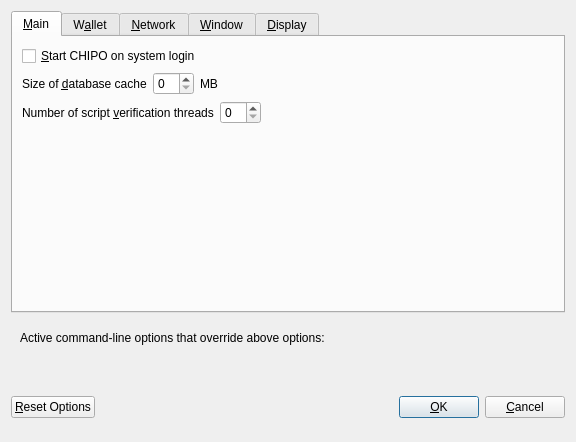
<?xml version="1.0" encoding="UTF-8"?>
<ui version="4.0">
 <class>OptionsDialog</class>
 <widget class="QDialog" name="OptionsDialog">
  <property name="geometry">
   <rect>
    <x>0</x>
    <y>0</y>
    <width>576</width>
    <height>442</height>
   </rect>
  </property>
  <property name="windowTitle">
   <string>Options</string>
  </property>
  <property name="modal">
   <bool>true</bool>
  </property>
  <layout class="QVBoxLayout" name="verticalLayout">
   <item>
    <widget class="QTabWidget" name="tabWidget">
     <property name="currentIndex">
      <number>0</number>
     </property>
     <widget class="QWidget" name="tabMain">
      <attribute name="title">
       <string>&amp;Main</string>
      </attribute>
      <layout class="QVBoxLayout" name="verticalLayout_Main">
       <item>
        <widget class="QCheckBox" name="bitcoinAtStartup">
         <property name="toolTip">
          <string>Automatically start CHIPO after logging in to the system.</string>
         </property>
         <property name="text">
          <string>&amp;Start CHIPO on system login</string>
         </property>
        </widget>
       </item>
       <item>
        <layout class="QHBoxLayout" name="horizontalLayout_2_Main">
         <item>
          <widget class="QLabel" name="databaseCacheLabel">
           <property name="text">
            <string>Size of &amp;database cache</string>
           </property>
           <property name="textFormat">
            <enum>Qt::PlainText</enum>
           </property>
           <property name="buddy">
            <cstring>databaseCache</cstring>
           </property>
          </widget>
         </item>
         <item>
          <widget class="QSpinBox" name="databaseCache"/>
         </item>
         <item>
          <widget class="QLabel" name="databaseCacheUnitLabel">
           <property name="text">
            <string>MB</string>
           </property>
           <property name="textFormat">
            <enum>Qt::PlainText</enum>
           </property>
          </widget>
         </item>
         <item>
          <spacer name="horizontalSpacer_2_Main">
           <property name="orientation">
            <enum>Qt::Horizontal</enum>
           </property>
           <property name="sizeHint" stdset="0">
            <size>
             <width>40</width>
             <height>20</height>
            </size>
           </property>
          </spacer>
         </item>
        </layout>
       </item>
       <item>
        <layout class="QHBoxLayout" name="horizontalLayout_3_Main">
         <item>
          <widget class="QLabel" name="threadsScriptVerifLabel">
           <property name="text">
            <string>Number of script &amp;verification threads</string>
           </property>
           <property name="textFormat">
            <enum>Qt::PlainText</enum>
           </property>
           <property name="buddy">
            <cstring>threadsScriptVerif</cstring>
           </property>
          </widget>
         </item>
         <item>
          <widget class="QSpinBox" name="threadsScriptVerif">
           <property name="toolTip">
            <string>(0 = auto, &lt;0 = leave that many cores free)</string>
           </property>
          </widget>
         </item>
         <item>
          <spacer name="horizontalSpacer_3_Main">
           <property name="orientation">
            <enum>Qt::Horizontal</enum>
           </property>
           <property name="sizeHint" stdset="0">
            <size>
             <width>40</width>
             <height>20</height>
            </size>
           </property>
          </spacer>
         </item>
        </layout>
       </item>
       <item>
        <spacer name="verticalSpacer_2">
         <property name="orientation">
          <enum>Qt::Vertical</enum>
         </property>
         <property name="sizeHint" stdset="0">
          <size>
           <width>20</width>
           <height>40</height>
          </size>
         </property>
        </spacer>
       </item>
       <!--<item>-->
        <!--<widget class="QCheckBox" name="checkBoxZeromintEnable">-->
         <!--<property name="toolTip">-->
          <!--<string>Enable automatic minting of MTNS units to zMTNS</string>-->
         <!--</property>-->
         <!--<property name="layoutDirection">-->
          <!--<enum>Qt::LeftToRight</enum>-->
         <!--</property>-->
         <!--<property name="text">-->
          <!--<string>Enable zMTNS Automint</string>-->
         <!--</property>-->
        <!--</widget>-->
       <!--</item>-->
       <!--<item>-->
        <!--<layout class="QHBoxLayout" name="horizontalLayout_3">-->
         <!--<item>-->
          <!--<widget class="QLabel" name="percentage_label">-->
           <!--<property name="toolTip">-->
            <!--<string>Percentage of incoming MTNS which get automatically converted to zMTNS via Zerocoin Protocol (min: 10%)</string>-->
           <!--</property>-->
           <!--<property name="text">-->
            <!--<string>Percentage of autominted zMTNS</string>-->
           <!--</property>-->
          <!--</widget>-->
         <!--</item>-->
         <!--<item>-->
          <!--<widget class="QSpinBox" name="zeromintPercentage">-->
           <!--<property name="minimum">-->
            <!--<number>1</number>-->
           <!--</property>-->
           <!--<property name="maximum">-->
            <!--<number>100</number>-->
           <!--</property>-->
          <!--</widget>-->
         <!--</item>-->
        <!--</layout>-->
       <!--</item>-->
       <!--<item>-->
        <!--<layout class="QHBoxLayout" name="horizontalLayout" stretch="0,0">-->
         <!--<property name="sizeConstraint">-->
          <!--<enum>QLayout::SetFixedSize</enum>-->
         <!--</property>-->
         <!--<item>-->
          <!--<widget class="QLabel" name="labelPreferredDenom">-->
           <!--<property name="maximumSize">-->
            <!--<size>-->
             <!--<width>16777215</width>-->
             <!--<height>16777215</height>-->
            <!--</size>-->
           <!--</property>-->
           <!--<property name="toolTip">-->
            <!--<string>Wait with automatic conversion to Zerocoin until enough MTNS for this denomination is available</string>-->
           <!--</property>-->
           <!--<property name="text">-->
            <!--<string>Preferred Automint zMTNS Denomination</string>-->
           <!--</property>-->
          <!--</widget>-->
         <!--</item>-->
         <!--<item>-->
          <!--<widget class="QComboBox" name="preferredDenom">-->
           <!--<property name="maximumSize">-->
            <!--<size>-->
             <!--<width>16777215</width>-->
             <!--<height>27</height>-->
            <!--</size>-->
           <!--</property>-->
           <!--<property name="toolTip">-->
            <!--<string>Wait with automatic conversion to Zerocoin until enough MTNS for this denomination is available</string>-->
           <!--</property>-->
           <!--<property name="maxVisibleItems">-->
            <!--<number>9</number>-->
           <!--</property>-->
           <!--<property name="maxCount">-->
            <!--<number>9</number>-->
           <!--</property>-->
          <!--</widget>-->
         <!--</item>-->
        <!--</layout>-->
       <!--</item>-->
      </layout>
     </widget>
     <widget class="QWidget" name="tabWallet">
      <attribute name="title">
       <string>W&amp;allet</string>
      </attribute>
      <layout class="QVBoxLayout" name="verticalLayout_Wallet">
       <item>
        <layout class="QHBoxLayout" name="horizontalLayout_2_Wallet">
         <item>
          <widget class="QLabel" name="labelStakeSplitThresholdText">
           <property name="text">
            <string>Stake split threshold:</string>
           </property>
          </widget>
         </item>
         <item>
          <widget class="QSpinBox" name="spinBoxStakeSplitThreshold">
           <property name="minimum">
            <number>1</number>
           </property>
           <property name="maximum">
            <number>999999</number>
           </property>
          </widget>
         </item>
        </layout>
       </item>
       <item>
        <widget class="QGroupBox" name="groupBox">
         <property name="title">
          <string>Expert</string>
         </property>
         <layout class="QVBoxLayout" name="verticalLayout_2">
          <item>
           <widget class="QCheckBox" name="coinControlFeatures">
            <property name="toolTip">
             <string>Whether to show coin control features or not.</string>
            </property>
            <property name="text">
             <string>Enable coin &amp;control features</string>
            </property>
           </widget>
          </item>
          <item>
           <widget class="QCheckBox" name="showMasternodesTab">
            <property name="toolTip">
             <string>Show additional tab listing all your masternodes in first sub-tab&lt;br/&gt;and all masternodes on the network in second sub-tab.</string>
            </property>
            <property name="text">
             <string>Show Masternodes Tab</string>
            </property>
           </widget>
          </item>
          <item>
           <widget class="QCheckBox" name="spendZeroConfChange">
            <property name="toolTip">
             <string>If you disable the spending of unconfirmed change, the change from a transaction&lt;br/&gt;cannot be used until that transaction has at least one confirmation.&lt;br/&gt;This also affects how your balance is computed.</string>
            </property>
            <property name="text">
             <string>&amp;Spend unconfirmed change</string>
            </property>
           </widget>
          </item>
         </layout>
        </widget>
       </item>
       <item>
        <spacer name="verticalSpacer_Wallet">
         <property name="orientation">
          <enum>Qt::Vertical</enum>
         </property>
         <property name="sizeHint" stdset="0">
          <size>
           <width>20</width>
           <height>40</height>
          </size>
         </property>
        </spacer>
       </item>
      </layout>
     </widget>
     <widget class="QWidget" name="tabNetwork">
      <attribute name="title">
       <string>&amp;Network</string>
      </attribute>
      <layout class="QVBoxLayout" name="verticalLayout_Network">
       <item>
        <widget class="QCheckBox" name="mapPortUpnp">
         <property name="toolTip">
          <string>Automatically open the CHIPO client port on the router. This only works when your router supports UPnP and it is enabled.</string>
         </property>
         <property name="text">
          <string>Map port using &amp;UPnP</string>
         </property>
        </widget>
       </item>
       <item>
        <widget class="QCheckBox" name="allowIncoming">
         <property name="toolTip">
          <string>Accept connections from outside</string>
         </property>
         <property name="text">
          <string>Allow incoming connections</string>
         </property>
        </widget>
       </item>
       <item>
        <widget class="QCheckBox" name="connectSocks">
         <property name="toolTip">
          <string>Connect to the CHIPO network through a SOCKS5 proxy.</string>
         </property>
         <property name="text">
          <string>&amp;Connect through SOCKS5 proxy (default proxy):</string>
         </property>
        </widget>
       </item>
       <item>
        <layout class="QHBoxLayout" name="horizontalLayout_1_Network">
         <item>
          <widget class="QLabel" name="proxyIpLabel">
           <property name="text">
            <string>Proxy &amp;IP:</string>
           </property>
           <property name="textFormat">
            <enum>Qt::PlainText</enum>
           </property>
           <property name="buddy">
            <cstring>proxyIp</cstring>
           </property>
          </widget>
         </item>
         <item>
          <widget class="QValidatedLineEdit" name="proxyIp">
           <property name="minimumSize">
            <size>
             <width>140</width>
             <height>0</height>
            </size>
           </property>
           <property name="maximumSize">
            <size>
             <width>140</width>
             <height>16777215</height>
            </size>
           </property>
           <property name="toolTip">
            <string>IP address of the proxy (e.g. IPv4: 127.0.0.1 / IPv6: ::1)</string>
           </property>
          </widget>
         </item>
         <item>
          <widget class="QLabel" name="proxyPortLabel">
           <property name="text">
            <string>&amp;Port:</string>
           </property>
           <property name="textFormat">
            <enum>Qt::PlainText</enum>
           </property>
           <property name="buddy">
            <cstring>proxyPort</cstring>
           </property>
          </widget>
         </item>
         <item>
          <widget class="QLineEdit" name="proxyPort">
           <property name="minimumSize">
            <size>
             <width>55</width>
             <height>0</height>
            </size>
           </property>
           <property name="maximumSize">
            <size>
             <width>55</width>
             <height>16777215</height>
            </size>
           </property>
           <property name="toolTip">
            <string>Port of the proxy (e.g. 9050)</string>
           </property>
          </widget>
         </item>
         <item>
          <spacer name="horizontalSpacer_1_Network">
           <property name="orientation">
            <enum>Qt::Horizontal</enum>
           </property>
           <property name="sizeHint" stdset="0">
            <size>
             <width>40</width>
             <height>20</height>
            </size>
           </property>
          </spacer>
         </item>
        </layout>
       </item>
       <item>
        <spacer name="verticalSpacer_Network">
         <property name="orientation">
          <enum>Qt::Vertical</enum>
         </property>
         <property name="sizeHint" stdset="0">
          <size>
           <width>20</width>
           <height>40</height>
          </size>
         </property>
        </spacer>
       </item>
      </layout>
     </widget>
     <widget class="QWidget" name="tabWindow">
      <attribute name="title">
       <string>&amp;Window</string>
      </attribute>
      <layout class="QVBoxLayout" name="verticalLayout_Window">
       <item>
        <widget class="QCheckBox" name="minimizeToTray">
         <property name="toolTip">
          <string>Show only a tray icon after minimizing the window.</string>
         </property>
         <property name="text">
          <string>&amp;Minimize to the tray instead of the taskbar</string>
         </property>
        </widget>
       </item>
       <item>
        <widget class="QCheckBox" name="minimizeOnClose">
         <property name="toolTip">
          <string>Minimize instead of exit the application when the window is closed. When this option is enabled, the application will be closed only after selecting Quit in the menu.</string>
         </property>
         <property name="text">
          <string>M&amp;inimize on close</string>
         </property>
        </widget>
       </item>
       <item>
        <spacer name="verticalSpacer_Window">
         <property name="orientation">
          <enum>Qt::Vertical</enum>
         </property>
         <property name="sizeHint" stdset="0">
          <size>
           <width>20</width>
           <height>40</height>
          </size>
         </property>
        </spacer>
       </item>
      </layout>
     </widget>
     <widget class="QWidget" name="tabDisplay">
      <attribute name="title">
       <string>&amp;Display</string>
      </attribute>
      <layout class="QVBoxLayout" name="verticalLayout_Display">
       <item>
        <layout class="QHBoxLayout" name="horizontalLayout_1_Display">
         <item>
          <widget class="QLabel" name="langLabel">
           <property name="text">
            <string>User Interface &amp;language:</string>
           </property>
           <property name="textFormat">
            <enum>Qt::PlainText</enum>
           </property>
           <property name="buddy">
            <cstring>lang</cstring>
           </property>
          </widget>
         </item>
         <item>
          <widget class="QValueComboBox" name="lang">
           <property name="toolTip">
            <string>The user interface language can be set here. This setting will take effect after restarting CHIPO.</string>
           </property>
          </widget>
         </item>
        </layout>
       </item>
       <item>
        <widget class="QLabel" name="label_3">
         <property name="toolTip">
          <string notr="true"/>
         </property>
         <property name="statusTip">
          <string notr="true"/>
         </property>
         <property name="whatsThis">
          <string notr="true"/>
         </property>
         <property name="accessibleName">
          <string notr="true"/>
         </property>
         <property name="text">
          <string>Language missing or translation incomplete? Help contributing translations here:
https://www.transifex.com/amusedbnet/chipo-project-translations</string>
         </property>
         <property name="wordWrap">
          <bool>true</bool>
         </property>
         <property name="openExternalLinks">
          <bool>true</bool>
         </property>
         <property name="textInteractionFlags">
          <set>Qt::TextBrowserInteraction</set>
         </property>
        </widget>
       </item>
       <item>
        <layout class="QHBoxLayout" name="horizontalLayout_4_Display" stretch="0,0">
         <item>
          <widget class="QLabel" name="themeLabel">
           <property name="text">
            <string>User Interface Theme:</string>
           </property>
          </widget>
         </item>
         <item>
          <widget class="QValueComboBox" name="theme"/>
         </item>
        </layout>
       </item>
       <item>
        <widget class="Line" name="line">
         <property name="orientation">
          <enum>Qt::Horizontal</enum>
         </property>
        </widget>
       </item>
       <item>
        <layout class="QHBoxLayout" name="horizontalLayout_2_Display">
         <item>
          <widget class="QLabel" name="unitLabel">
           <property name="text">
            <string>&amp;Unit to show amounts in:</string>
           </property>
           <property name="textFormat">
            <enum>Qt::PlainText</enum>
           </property>
           <property name="buddy">
            <cstring>unit</cstring>
           </property>
          </widget>
         </item>
         <item>
          <widget class="QValueComboBox" name="unit">
           <property name="toolTip">
            <string>Choose the default subdivision unit to show in the interface and when sending coins.</string>
           </property>
          </widget>
         </item>
        </layout>
       </item>
       <item>
        <layout class="QHBoxLayout" name="horizontalLayout_5_Display">
         <item>
          <widget class="QLabel" name="digitsLabel">
           <property name="text">
            <string>Decimal digits</string>
           </property>
          </widget>
         </item>
         <item>
          <widget class="QValueComboBox" name="digits"/>
         </item>
        </layout>
       </item>
       <item>
        <layout class="QHBoxLayout" name="horizontalLayout_3_Display">
         <item>
          <widget class="QLabel" name="thirdPartyTxUrlsLabel">
           <property name="toolTip">
            <string>Third party URLs (e.g. a block explorer) that appear in the transactions tab as context menu items. %s in the URL is replaced by transaction hash. Multiple URLs are separated by vertical bar |.</string>
           </property>
           <property name="text">
            <string>Third party transaction URLs</string>
           </property>
           <property name="buddy">
            <cstring>thirdPartyTxUrls</cstring>
           </property>
          </widget>
         </item>
         <item>
          <widget class="QLineEdit" name="thirdPartyTxUrls">
           <property name="toolTip">
            <string>Third party URLs (e.g. a block explorer) that appear in the transactions tab as context menu items. %s in the URL is replaced by transaction hash. Multiple URLs are separated by vertical bar |.</string>
           </property>
          </widget>
         </item>
        </layout>
       </item>
       <item>
        <spacer name="verticalSpacer">
         <property name="orientation">
          <enum>Qt::Vertical</enum>
         </property>
         <property name="sizeHint" stdset="0">
          <size>
           <width>20</width>
           <height>40</height>
          </size>
         </property>
        </spacer>
       </item>
      </layout>
     </widget>
    </widget>
   </item>
   <item>
    <widget class="QFrame" name="frame">
     <layout class="QVBoxLayout" name="verticalLayout_Bottom">
      <item>
       <layout class="QHBoxLayout" name="horizontalLayout_Bottom">
        <item>
         <widget class="QLabel" name="overriddenByCommandLineInfoLabel">
          <property name="text">
           <string>Active command-line options that override above options:</string>
          </property>
          <property name="textFormat">
           <enum>Qt::PlainText</enum>
          </property>
         </widget>
        </item>
        <item>
         <spacer name="horizontalSpacer_Bottom">
          <property name="orientation">
           <enum>Qt::Horizontal</enum>
          </property>
          <property name="sizeHint" stdset="0">
           <size>
            <width>40</width>
            <height>20</height>
           </size>
          </property>
         </spacer>
        </item>
       </layout>
      </item>
      <item>
       <widget class="QLabel" name="overriddenByCommandLineLabel">
        <property name="text">
         <string/>
        </property>
        <property name="textFormat">
         <enum>Qt::PlainText</enum>
        </property>
        <property name="wordWrap">
         <bool>true</bool>
        </property>
       </widget>
      </item>
     </layout>
    </widget>
   </item>
   <item>
    <layout class="QHBoxLayout" name="horizontalLayout_Buttons">
     <item>
      <widget class="QPushButton" name="resetButton">
       <property name="toolTip">
        <string>Reset all client options to default.</string>
       </property>
       <property name="text">
        <string>&amp;Reset Options</string>
       </property>
       <property name="autoDefault">
        <bool>false</bool>
       </property>
      </widget>
     </item>
     <item>
      <spacer name="horizontalSpacer_1">
       <property name="orientation">
        <enum>Qt::Horizontal</enum>
       </property>
       <property name="sizeHint" stdset="0">
        <size>
         <width>40</width>
         <height>48</height>
        </size>
       </property>
      </spacer>
     </item>
     <item>
      <widget class="QLabel" name="statusLabel">
       <property name="minimumSize">
        <size>
         <width>200</width>
         <height>0</height>
        </size>
       </property>
       <property name="font">
        <font>
         <weight>75</weight>
         <bold>true</bold>
        </font>
       </property>
       <property name="text">
        <string/>
       </property>
       <property name="textFormat">
        <enum>Qt::PlainText</enum>
       </property>
       <property name="wordWrap">
        <bool>true</bool>
       </property>
      </widget>
     </item>
     <item>
      <spacer name="horizontalSpacer_2">
       <property name="orientation">
        <enum>Qt::Horizontal</enum>
       </property>
       <property name="sizeHint" stdset="0">
        <size>
         <width>40</width>
         <height>48</height>
        </size>
       </property>
      </spacer>
     </item>
     <item>
      <widget class="QPushButton" name="okButton">
       <property name="text">
        <string>&amp;OK</string>
       </property>
       <property name="autoDefault">
        <bool>false</bool>
       </property>
       <property name="default">
        <bool>true</bool>
       </property>
      </widget>
     </item>
     <item>
      <widget class="QPushButton" name="cancelButton">
       <property name="text">
        <string>&amp;Cancel</string>
       </property>
       <property name="autoDefault">
        <bool>false</bool>
       </property>
      </widget>
     </item>
    </layout>
   </item>
  </layout>
 </widget>
 <customwidgets>
  <customwidget>
   <class>QValidatedLineEdit</class>
   <extends>QLineEdit</extends>
   <header>qvalidatedlineedit.h</header>
  </customwidget>
  <customwidget>
   <class>QValueComboBox</class>
   <extends>QComboBox</extends>
   <header>qvaluecombobox.h</header>
  </customwidget>
 </customwidgets>
 <resources/>
 <connections/>
</ui>
